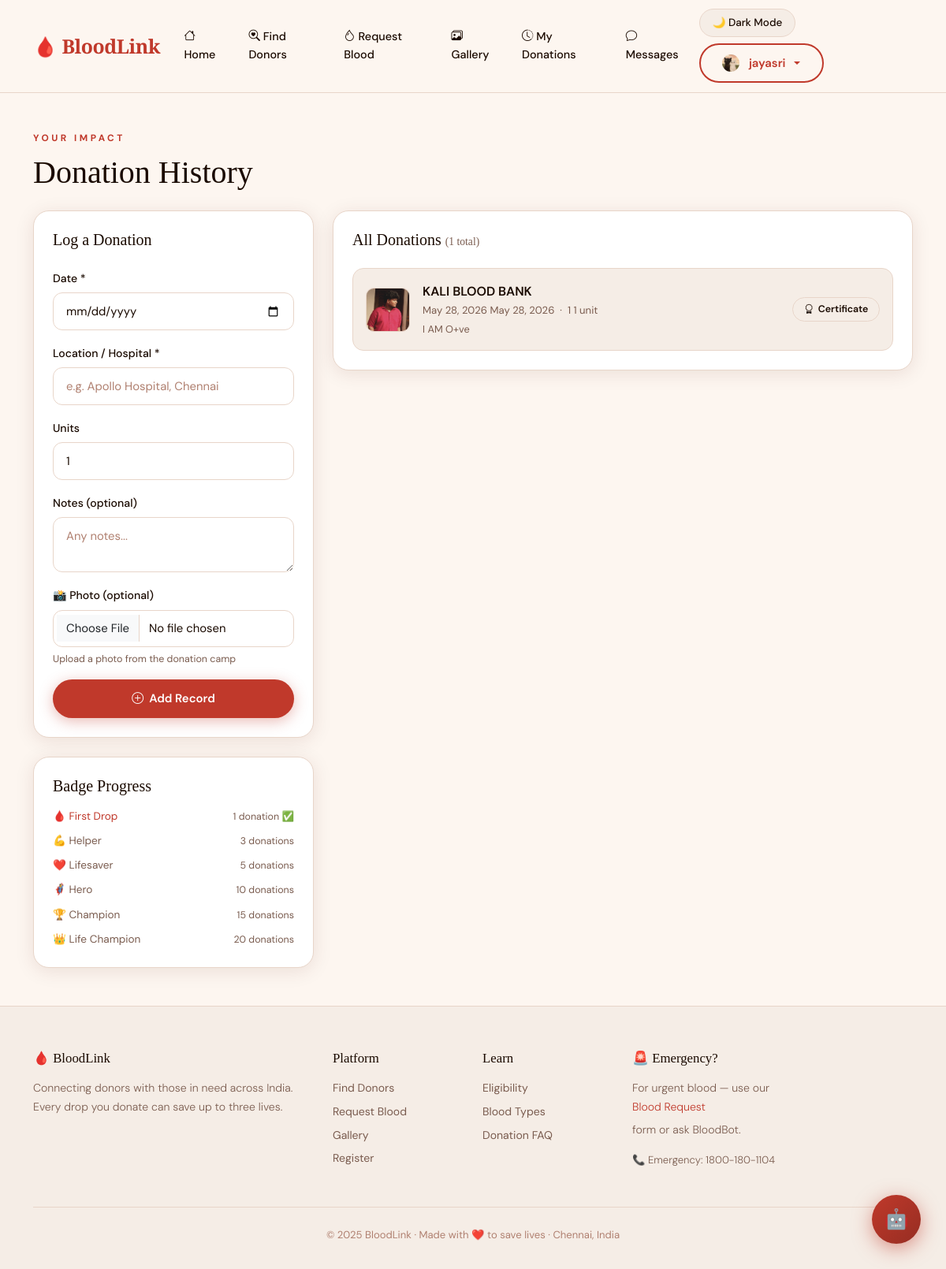
The app's page /history/ (signed in) with its own data.
### core/models.py (models this page shows, shortened)
class DonorProfile(models.Model):
    user = models.OneToOneField(User, on_delete=models.CASCADE, related_name='donor_profile')
    blood_type = models.CharField(max_length=5, choices=BLOOD_TYPES)
    phone = models.CharField(max_length=15, blank=True)
    city = models.CharField(max_length=100, blank=True)
    state = models.CharField(max_length=100, blank=True)
    is_available = models.BooleanField(default=True)
    avatar = models.ImageField(upload_to='avatars/', blank=True, null=True)
    latitude = models.FloatField(null=True, blank=True)
    longitude = models.FloatField(null=True, blank=True)
    bio = models.TextField(blank=True)
    badge = models.CharField(max_length=20, choices=BADGE_TIERS, default='none')
    phone_verified = models.BooleanField(default=False)
    has_hiv          = models.BooleanField(default=False)
    has_diabetes     = models.BooleanField(default=False)
    has_sugar        = models.BooleanField(default=False)
    has_skin_disease = models.BooleanField(default=False)
    covid_vaccinated  = models.BooleanField(default=False)
    created_at = models.DateTimeField(auto_now_add=True)

class DonationRecord(models.Model):
    donor = models.ForeignKey(User, on_delete=models.CASCADE, related_name='donations')
    date = models.DateField()
    location = models.CharField(max_length=200)
    units = models.PositiveIntegerField(default=1)
    notes = models.TextField(blank=True)
    photo = models.ImageField(upload_to='donation_photos/', blank=True, null=True)
    created_at = models.DateTimeField(auto_now_add=True)
    class Meta:
        ordering = ['-date']

### core/views.py (the view)
# urls.py: path('history/', views.donation_history, name='donation_history'),
@login_required
def donation_history(request):
    if request.method == 'POST':
        form = DonationForm(request.POST, request.FILES)
        if form.is_valid():
            record = form.save(commit=False)
            record.donor = request.user
            record.save()
            try:
                request.user.donor_profile.update_badge()
            except DonorProfile.DoesNotExist:
                pass
            messages.success(request, '🩸 Donation recorded! Download your e-certificate below.')
            return redirect('donation_history')
    else:
        form = DonationForm()
    donations = request.user.donations.all()
    return render(request, 'donation_history.html', {'form': form, 'donations': donations})

### core/forms.py
class DonationForm(forms.ModelForm):
    class Meta:
        model = DonationRecord
        fields = ['date', 'location', 'units', 'notes', 'photo']
        widgets = {
            'date': forms.DateInput(attrs={'type': 'date'}),
            'notes': forms.Textarea(attrs={'rows': 2}),
        }

### core/context_processors.py (called while the page is built)
def gemini_key(request):
    return {'gemini_api_key': settings.GEMINI_API_KEY}

### templates/donation_history.html (shortened to what this page needs)
{% extends 'base.html' %}
{% load widget_tweaks %}
{% block content %}
<div class="container py-5">
  <div class="mb-4">
    <div class="section-label">Your Impact</div>
    <h1 style="font-family:'Playfair Display',serif;color:var(--text)">Donation History</h1>
  </div>
  <div class="row g-4">
    <div class="col-lg-4">
      <div class="card p-4 mb-4">
        <h5 style="font-family:'Playfair Display',serif;color:var(--text);margin-bottom:1.5rem">Log a Donation</h5>
        <form method="post" enctype="multipart/form-data">
          <div class="mb-3">
            <label class="form-label">Date *</label>
            {% render_field form.date class="form-control" %}
          </div>
          <div class="mb-3">
            <label class="form-label">Location / Hospital *</label>
            {% render_field form.location class="form-control" placeholder="e.g. Apollo Hospital, Chennai" %}
          </div>
          <div class="mb-3">
            <label class="form-label">Units</label>
            {% render_field form.units class="form-control" %}
          </div>
          <div class="mb-3">
            <label class="form-label">Notes (optional)</label>
            {% render_field form.notes class="form-control" placeholder="Any notes..." %}
          </div>
          <div class="mb-3">
            <label class="form-label">📸 Photo (optional)</label>
            {% render_field form.photo class="form-control" %}
            <div style="font-size:.78rem;color:var(--text-muted);margin-top:.3rem;">Upload a photo from the donation camp</div>
          </div>
          <button type="submit" class="btn-blood w-100 justify-content-center">
            <i class="bi bi-plus-circle"></i> Add Record
          </button>
        </form>
      </div>
      <div class="card p-4">
        <h5 style="font-family:'Playfair Display',serif;color:var(--text);margin-bottom:1rem">Badge Progress</h5>
        {% with count=donations.count %}
        <div style="display:flex;flex-direction:column;gap:.55rem">
          <div class="d-flex justify-content-between align-items-center">
            <span style="font-size:.85rem;color:{% if donations.count >= 1 %}var(--red);{% else %}var(--text-muted);{% endif %}">🩸 First Drop</span>
            <span style="font-size:.78rem;color:var(--text-muted)">1 donation {% if donations.count >= 1 %}✅{% endif %}</span>
          </div>
          <div class="d-flex justify-content-between align-items-center">
            <span style="font-size:.85rem;color:{% if donations.count >= 3 %}var(--red);{% else %}var(--text-muted);{% endif %}">💪 Helper</span>
            <span style="font-size:.78rem;color:var(--text-muted)">3 donations {% if donations.count >= 3 %}✅{% endif %}</span>
          </div>
          <div class="d-flex justify-content-between align-items-center">
            <span style="font-size:.85rem;color:{% if donations.count >= 5 %}var(--red);{% else %}var(--text-muted);{% endif %}">❤️ Lifesaver</span>
            <span style="font-size:.78rem;color:var(--text-muted)">5 donations {% if donations.count >= 5 %}✅{% endif %}</span>
          </div>
          <div class="d-flex justify-content-between align-items-center">
            <span style="font-size:.85rem;color:{% if donations.count >= 10 %}var(--red);{% else %}var(--text-muted);{% endif %}">🦸 Hero</span>
            <span style="font-size:.78rem;color:var(--text-muted)">10 donations {% if donations.count >= 10 %}✅{% endif %}</span>
          </div>
          <div class="d-flex justify-content-between align-items-center">
            <span style="font-size:.85rem;color:{% if donations.count >= 15 %}var(--red);{% else %}var(--text-muted);{% endif %}">🏆 Champion</span>
            <span style="font-size:.78rem;color:var(--text-muted)">15 donations {% if donations.count >= 15 %}✅{% endif %}</span>
          </div>
          <div class="d-flex justify-content-between align-items-center">
            <span style="font-size:.85rem; color: {% if donations.count >= 20 %}var(--red);{% else %}var(--text-muted);{% endif %}">👑 Life Champion</span>
            <span style="font-size:.78rem;color:var(--text-muted)">20 donations {% if donations.count >= 20 %}✅{% endif %}</span>
          </div>
        </div>
        {% endwith %}
      </div>
    </div>
    <div class="col-lg-8">
      <div class="card p-4">
        <h5 style="font-family:'Playfair Display',serif;color:var(--text);margin-bottom:1.5rem">
          All Donations <span style="color:var(--text-muted);font-size:.85rem;font-weight:400">({{ donations.count }} total)</span>
        </h5>
        {% if donations %}
        <div style="display:flex;flex-direction:column;gap:1rem;">
          {% for d in donations %}
          <div style="display:flex;align-items:center;gap:1rem;padding:1rem;background:var(--bg-card2);border-radius:14px;border:1px solid var(--border);">
            {% if d.photo %}
              <img src="{{ d.photo.url }}" class="donation-photo-thumb gallery-img"
                   data-caption="{{ d.location }} · {{ d.date }}" alt="Donation photo">
            {% else %}
              <div style="width:56px;height:56px;border-radius:10px;background:var(--red-glow);border:1.5px solid var(--border);display:flex;align-items:center;justify-content:center;font-size:1.5rem;flex-shrink:0;">🩸</div>
            {% endif %}
            <div style="flex:1;min-width:0;">
              <div style="font-weight:600;color:var(--text);">{{ d.location }}</div>
              <div style="font-size:.82rem;color:var(--text-muted);">{{ d.date }} {{ d.date }} &#160;·&#160; {{ d.units }} {{ d.units }} unit{{ d.units|pluralize }}</div>
              {% if d.notes %}<div style="font-size:.8rem;color:var(--text-muted);margin-top:.15rem;">{{ d.notes|truncatechars:60 }}</div>{% endif %}
            </div>
            <a href="{% url 'download_certificate' d.id %}" class="cert-btn" title="Download e-certificate" download>
              <i class="bi bi-award"></i> Certificate
            </a>
          </div>
          {% endfor %}
        </div>
        {% else %}
        <div class="text-center py-5">
          <div style="font-size:3.5rem;margin-bottom:1rem;">🩸</div>
          <h5 style="color:var(--text);">No donations yet</h5>
          <p style="color:var(--text-muted);">Log your first donation to start earning badges and certificates!</p>
        </div>
        {% endif %}
      </div>
    </div>
  </div>
</div>
{% endblock %}

### templates/base.html (shortened to what this page needs)
<!DOCTYPE html>
<html lang="en" data-theme="light">
<head>
  <link href="https://cdn.jsdelivr.net/npm/bootstrap@5.3.2/dist/css/bootstrap.min.css" rel="stylesheet"/>
  <link href="https://cdn.jsdelivr.net/npm/bootstrap-icons@1.11.3/font/bootstrap-icons.css" rel="stylesheet"/>
  {% load static %}
  <link rel="stylesheet" href="{% static 'css/styles.css' %}"/>
</head>
<body>
<nav class="navbar navbar-expand-lg">
  <div class="container">
    <a class="navbar-brand" href="{% url 'home' %}">🩸 BloodLink</a>
    <div class="collapse navbar-collapse" id="navMenu">
      <ul class="navbar-nav me-auto mb-2 mb-lg-0">
        <li class="nav-item"><a class="nav-link" href="{% url 'home' %}"><i class="bi bi-house me-1"></i>Home</a></li>
        <li class="nav-item"><a class="nav-link" href="{% url 'search_donors' %}"><i class="bi bi-search-heart me-1"></i>Find Donors</a></li>
        <li class="nav-item"><a class="nav-link" href="{% url 'request_blood' %}"><i class="bi bi-droplet me-1"></i>Request Blood</a></li>
        <li class="nav-item"><a class="nav-link" href="{% url 'gallery' %}"><i class="bi bi-images me-1"></i>Gallery</a></li>
        {% if user.is_authenticated %}
        <li class="nav-item"><a class="nav-link" href="{% url 'donation_history' %}"><i class="bi bi-clock-history me-1"></i>My Donations</a></li>
        <li class="nav-item">
          <a class="nav-link" href="{% url 'inbox' %}">
            <i class="bi bi-chat me-1"></i>Messages
          </a>
        </li>
        {% endif %}
      </ul>
      <div class="d-flex align-items-center gap-2 flex-wrap">
        <button id="theme-toggle" aria-label="Toggle dark/light mode">🌙 Dark</button>
        {% if user.is_authenticated %}
          <div class="dropdown">
            <button class="btn-outline-blood dropdown-toggle" type="button" data-bs-toggle="dropdown">
              {% if user.donor_profile.avatar %}
                <img src="{{ user.donor_profile.avatar.url }}" style="width:22px;height:22px;border-radius:50%;object-fit:cover;margin-right:.3rem;" alt="">
              {% else %}
                👤
              {% endif %}
              {{ user.first_name|default:user.username }}
            </button>
          </div>
        {% else %}
          <a href="{% url 'login' %}" class="btn-outline-blood">Login</a>
          <a href="{% url 'register' %}" class="btn-blood">Register Free</a>
        {% endif %}
      </div>
    </div>
  </div>
</nav>
{% block content %}{% endblock %}
<div id="bloodbot-fab">
  <button id="bloodbot-btn" aria-label="Open BloodBot AI">🤖</button>
</div>
<footer>
  <div class="container">
    <div class="row g-4">
      <div class="col-lg-4">
        <h5>🩸 BloodLink</h5>
        <p class="footer-desc">Connecting donors with those in need across India. Every drop you donate can save up to three lives.</p>
      </div>
      <div class="col-lg-2 col-6">
        <h5>Platform</h5>
        <a href="{% url 'search_donors' %}">Find Donors</a>
        <a href="{% url 'request_blood' %}">Request Blood</a>
        <a href="{% url 'gallery' %}">Gallery</a>
        <a href="{% url 'register' %}">Register</a>
      </div>
      <div class="col-lg-2 col-6">
        <h5>Learn</h5>
        <a href="#">Eligibility</a>
        <a href="#">Blood Types</a>
        <a href="#">Donation FAQ</a>
      </div>
      <div class="col-lg-4">
        <h5>🚨 Emergency?</h5>
        <p class="footer-desc">For urgent blood — use our <a href="{% url 'request_blood' %}" style="color:var(--red)">Blood Request</a> form or ask BloodBot.</p>
        <p class="footer-desc" style="font-size:.82rem;">📞 Emergency: 1800-180-1104</p>
      </div>
    </div>
    <div class="footer-bottom">© 2025 BloodLink · Made with ❤️ to save lives · Chennai, India</div>
  </div>
</footer>
{% load static %}
</body>
</html>

### records on screen
DonationRecord: photo (picture), location "KALI BLOOD BANK", date "May 28, 2026", units "1", notes "I AM O+ve"

### other values on screen
{{ user.first_name|default:user.username }} "jayasri"
{{ donations.count }} "1"
